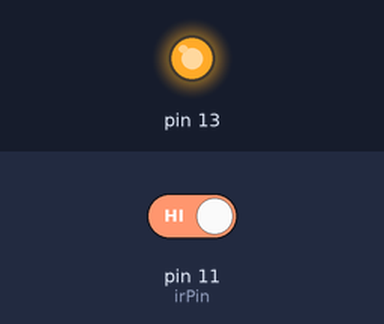
Recording of a sketch running on a simulated Arduino Uno, built with avr-gcc and run on an emulated ATmega328P. Shown: output pins drawn as LEDs (lit = HIGH). The test bench sets the inputs (shaded band); at power-on: pin 11 (irPin) HIGH. What the sketch prints to the serial monitor is not drawn.

Above: at 0.1 s.
At 1.1 s:
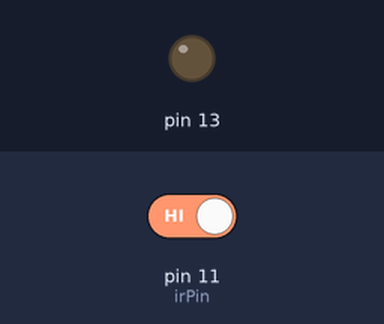
Timing chart, 0 to 2.6 s (numbered marks = the images above):
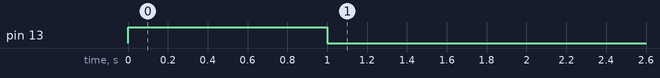

The sketch:

ir_rec.ino
```cpp
int irPin=11;

void setup()
{
 pinMode(irPin,INPUT);
 pinMode(13,OUTPUT);
 Serial.begin(9600);
 digitalWrite(13,HIGH);
     Serial.println("You pressed a button");
     delay(1000);
     digitalWrite(13,LOW);
}

void loop()
{

  if(pulseIn(irPin,LOW))
  {
     //button pressed
     delay(100);
     digitalWrite(13,HIGH);
     Serial.println("You pressed a button");
     delay(1000);
     digitalWrite(13,LOW);
  }

}
```
